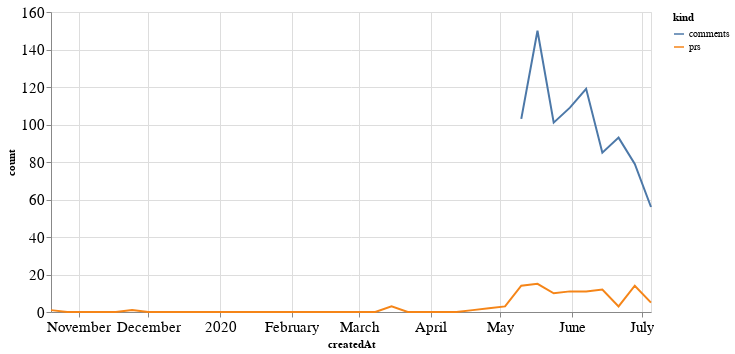

Source (notebook cell):
### Code cell
alt.Chart(total_time, width=600).mark_line().encode(
    x='createdAt',
    y='count',
    color='kind'
)

### Figure 1 — Vega-Lite specification as saved in the notebook (floating-point values rounded to 4 significant figures)
{"config": {"axisLeft": {"labelFontSize": 15}, "axisBottom": {"labelFontSize": 15}}, "data": {"name": "data-7519486b8018ac385d381befa33822b0"}, "mark": "line", "encoding": {"color": {"type": "nominal", "field": "kind"}, "x": {"type": "temporal", "field": "createdAt"}, "y": {"type": "quantitative", "field": "count"}}, "width": 600, "$schema": "https://vega.github.io/schema/vega-lite/v4.8.1.json", "datasets": {"data-7519486b8018ac385d381befa33822b0": [{"createdAt": "2019-10-20T00:00:00", "kind": "prs", "count": 1.0}, {"createdAt": "2019-10-27T00:00:00", "kind": "prs", "count": 0.0}, {"createdAt": "2019-11-03T00:00:00", "kind": "prs", "count": 0.0}, {"createdAt": "2019-11-10T00:00:00", "kind": "prs", "count": 0.0}, {"createdAt": "2019-11-17T00:00:00", "kind": "prs", "count": 0.0}, {"createdAt": "2019-11-24T00:00:00", "kind": "prs", "count": 1.0}, {"createdAt": "2019-12-01T00:00:00", "kind": "prs", "count": 0.0}, {"createdAt": "2019-12-08T00:00:00", "kind": "prs", "count": 0.0}, {"createdAt": "2019-12-15T00:00:00", "kind": "prs", "count": 0.0}, {"createdAt": "2019-12-22T00:00:00", "kind": "prs", "count": 0.0}, {"createdAt": "2019-12-29T00:00:00", "kind": "prs", "count": 0.0}, {"createdAt": "2020-01-05T00:00:00", "kind": "prs", "count": 0.0}, {"createdAt": "2020-01-12T00:00:00", "kind": "prs", "count": 0.0}, {"createdAt": "2020-01-19T00:00:00", "kind": "prs", "count": 0.0}, {"createdAt": "2020-01-26T00:00:00", "kind": "prs", "count": 0.0}, {"createdAt": "2020-02-02T00:00:00", "kind": "prs", "count": 0.0}, {"createdAt": "2020-02-09T00:00:00", "kind": "prs", "count": 0.0}, {"createdAt": "2020-02-16T00:00:00", "kind": "prs", "count": 0.0}, {"createdAt": "2020-02-23T00:00:00", "kind": "prs", "count": 0.0}, {"createdAt": "2020-03-01T00:00:00", "kind": "prs", "count": 0.0}, {"createdAt": "2020-03-08T00:00:00", "kind": "prs", "count": 0.0}, {"createdAt": "2020-03-15T00:00:00", "kind": "prs", "count": 3.0}, {"createdAt": "2020-03-22T00:00:00", "kind": "prs", "count": 0.0}, {"createdAt": "2020-03-29T00:00:00", "kind": "prs", "count": 0.0}, {"createdAt": "2020-04-05T00:00:00", "kind": "prs", "count": 0.0}, {"createdAt": "2020-04-12T00:00:00", "kind": "prs", "count": 0.0}, {"createdAt": "2020-04-19T00:00:00", "kind": "prs", "count": 1.0}, {"createdAt": "2020-04-26T00:00:00", "kind": "prs", "count": 2.0}, {"createdAt": "2020-05-03T00:00:00", "kind": "prs", "count": 3.0}, {"createdAt": "2020-05-10T00:00:00", "kind": "prs", "count": 14.0}, {"createdAt": "2020-05-17T00:00:00", "kind": "prs", "count": 15.0}, {"createdAt": "2020-05-24T00:00:00", "kind": "prs", "count": 10.0}, {"createdAt": "2020-05-31T00:00:00", "kind": "prs", "count": 11.0}, {"createdAt": "2020-06-07T00:00:00", "kind": "prs", "count": 11.0}, {"createdAt": "2020-06-14T00:00:00", "kind": "prs", "count": 12.0}, {"createdAt": "2020-06-21T00:00:00", "kind": "prs", "count": 3.0}, {"createdAt": "2020-06-28T00:00:00", "kind": "prs", "count": 14.0}, {"createdAt": "2020-07-05T00:00:00", "kind": "prs", "count": 5.0}, {"createdAt": "2019-10-20T00:00:00", "kind": "comments", "count": null}, {"createdAt": "2019-10-27T00:00:00", "kind": "comments", "count": null}, {"createdAt": "2019-11-03T00:00:00", "kind": "comments", "count": null}, {"createdAt": "2019-11-10T00:00:00", "kind": "comments", "count": null}, {"createdAt": "2019-11-17T00:00:00", "kind": "comments", "count": null}, {"createdAt": "2019-11-24T00:00:00", "kind": "comments", "count": null}, {"createdAt": "2019-12-01T00:00:00", "kind": "comments", "count": null}, {"createdAt": "2019-12-08T00:00:00", "kind": "comments", "count": null}, {"createdAt": "2019-12-15T00:00:00", "kind": "comments", "count": null}, {"createdAt": "2019-12-22T00:00:00", "kind": "comments", "count": null}, {"createdAt": "2019-12-29T00:00:00", "kind": "comments", "count": null}, {"createdAt": "2020-01-05T00:00:00", "kind": "comments", "count": null}, {"createdAt": "2020-01-12T00:00:00", "kind": "comments", "count": null}, {"createdAt": "2020-01-19T00:00:00", "kind": "comments", "count": null}, {"createdAt": "2020-01-26T00:00:00", "kind": "comments", "count": null}, {"createdAt": "2020-02-02T00:00:00", "kind": "comments", "count": null}, {"createdAt": "2020-02-09T00:00:00", "kind": "comments", "count": null}, {"createdAt": "2020-02-16T00:00:00", "kind": "comments", "count": null}, {"createdAt": "2020-02-23T00:00:00", "kind": "comments", "count": null}, {"createdAt": "2020-03-01T00:00:00", "kind": "comments", "count": null}, {"createdAt": "2020-03-08T00:00:00", "kind": "comments", "count": null}, {"createdAt": "2020-03-15T00:00:00", "kind": "comments", "count": null}, {"createdAt": "2020-03-22T00:00:00", "kind": "comments", "count": null}, {"createdAt": "2020-03-29T00:00:00", "kind": "comments", "count": null}, {"createdAt": "2020-04-05T00:00:00", "kind": "comments", "count": null}, {"createdAt": "2020-04-12T00:00:00", "kind": "comments", "count": null}, {"createdAt": "2020-04-19T00:00:00", "kind": "comments", "count": null}, {"createdAt": "2020-04-26T00:00:00", "kind": "comments", "count": null}, {"createdAt": "2020-05-03T00:00:00", "kind": "comments", "count": null}, {"createdAt": "2020-05-10T00:00:00", "kind": "comments", "count": 103.0}, {"createdAt": "2020-05-17T00:00:00", "kind": "comments", "count": 150.0}, {"createdAt": "2020-05-24T00:00:00", "kind": "comments", "count": 101.0}, {"createdAt": "2020-05-31T00:00:00", "kind": "comments", "count": 109.0}, {"createdAt": "2020-06-07T00:00:00", "kind": "comments", "count": 119.0}, {"createdAt": "2020-06-14T00:00:00", "kind": "comments", "count": 85.0}, {"createdAt": "2020-06-21T00:00:00", "kind": "comments", "count": 93.0}, {"createdAt": "2020-06-28T00:00:00", "kind": "comments", "count": 79.0}, {"createdAt": "2020-07-05T00:00:00", "kind": "comments", "count": 56.0}]}}
